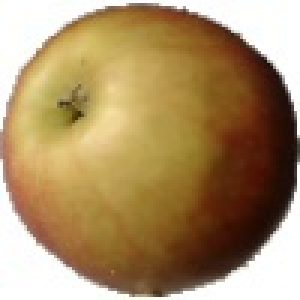
#> input picture data/Training/Apple Red 2/r_135_100.jpg, 100 x 100 px (shown 3 times larger); its folder holds only this picture in this run
$ jupyter execute --allow-errors main.ipynb   (older library calls are emulated)
#> lines starting #> are read from the running program, lines starting #| are printed output that depends on the picture; after the words box and inside, x2 and y2 are one past the last pixel; in counts of white or black regions, pixels touching at a corner belong together
# Biblioteki

[cell 1]
import os
import cv2
import random
import numpy as np
from sklearn.preprocessing import LabelEncoder
from sklearn.neighbors import KNeighborsClassifier
from sklearn.metrics import accuracy_score, classification_report, confusion_matrix
import matplotlib.pyplot as plt
from skimage.feature import graycoprops
from skimage.feature.texture import graycomatrix
from sklearn.svm import SVC

# Wyrównanie liczby obrazów dla wszystkich klas

[cell 2]
def balance_classes(data_dir):
#> called with data_dir = 'data/Training'
    class_folders = [os.path.join(data_dir, folder) for folder in os.listdir(data_dir) if os.path.isdir(os.path.join(data_dir, folder))]
    class_counts = {folder: len(os.listdir(folder)) for folder in class_folders}
    print(class_counts)

    min_count = min(class_counts.values())
    print(f"Balancing to {min_count} images per class in {data_dir}")

    for folder, count in class_counts.items():
        if count > min_count:
            files = os.listdir(folder)
            files_to_remove = random.sample(files, count - min_count)
            for file in files_to_remove:
                os.remove(os.path.join(folder, file))
                print(f"Removed {file} from {folder}")
#> pass 2 of the loop in balance_classes, `for folder, count in class_counts.items():`:

training_path = 'data/Training'
test_path = 'data/Test'

balance_classes(training_path)
#> (the rest of this cell did not finish here and is left out)

#> further down, image is the input picture: shape (100, 100, 3); mean B, G, R 103.5, 144, 171.1

[cell 3]
data_dir = 'data/Training'
classes = os.listdir(data_dir)
print(f'Liczba klas: {len(classes)}')
print('Klasy:', classes)

# Ekstrakcja cech - funkcja

[cell 4]
def extract_features(image):
    import cv2
    import numpy as np
    from skimage.feature import graycomatrix, graycoprops

    # Resize dla pewnosci
    image = cv2.resize(image, (100, 100))

    # HSV
    hsv = cv2.cvtColor(image, cv2.COLOR_BGR2HSV)
#> hsv: shape (100, 100, 3); mean H, S, V 22.6, 126, 171.3
    hist = cv2.calcHist([hsv], [0, 1, 2], None, [8, 8, 8], [0, 180, 0, 256, 0, 256])
    cv2.normalize(hist, hist)
    hist_features = hist.flatten()
#> hist_features = 512 values, max 0.457 at index 7, min 0 at index 0, mean 0.00901

    # grayscale
    gray = cv2.cvtColor(image, cv2.COLOR_BGR2GRAY)
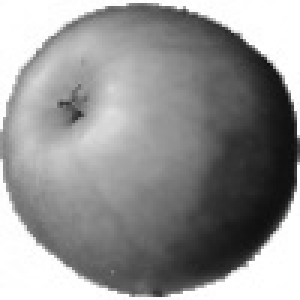
#> gray: shape (100, 100) (shown 3 times larger); min 14, max 255, mean 147.5

    # GLCM
    glcm = graycomatrix(gray, distances=[1], angles=[0], levels=256, symmetric=True, normed=True)
    contrast = graycoprops(glcm, 'contrast')[0, 0]
#> contrast = 291.7
    dissimilarity = graycoprops(glcm, 'dissimilarity')[0, 0]
#> dissimilarity = 5.95
    homogeneity = graycoprops(glcm, 'homogeneity')[0, 0]
#> homogeneity = 0.331
    energy = graycoprops(glcm, 'energy')[0, 0]
#> energy = 0.095
    correlation = graycoprops(glcm, 'correlation')[0, 0]
#> correlation = 0.974
    ASM = graycoprops(glcm, 'ASM')[0, 0]
#> ASM = 0.00902
    texture_features = [contrast, dissimilarity, homogeneity, energy, correlation, ASM]
#> texture_features = [291.7, 5.95, 0.331, 0.095, 0.974, 0.00902]

    # Canny
    median_val = np.median(gray)
#> median_val = 146
    lower_thresh = int(max(0, (1.0 - 0.33) * median_val))
#> lower_thresh = 97
    upper_thresh = int(min(255, (1.0 + 0.33) * median_val))
#> upper_thresh = 194
    edges = cv2.Canny(gray, threshold1=lower_thresh, threshold2=upper_thresh)
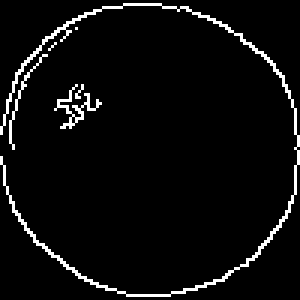
#> edges: shape (100, 100) (shown 3 times larger); 4.7% white in thin lines or dots
    edge_density = np.sum(edges) / (edges.shape[0] * edges.shape[1])
#> edge_density = 11.93

    # Identyfikacja ksztaltow
    contours, _ = cv2.findContours(edges, cv2.RETR_EXTERNAL, cv2.CHAIN_APPROX_SIMPLE)
#> contours = 6 contours, 5 with area under 20; largest, box (x1, y1, x2, y2) and area: (0, 1, 100, 99) 88
    shape_features = []
    if contours:
        largest_contour = max(contours, key=cv2.contourArea)
#> largest_contour = contour of 291 points, box (x1, y1, x2, y2) (0, 1, 100, 99), area 88
        perimeter = cv2.arcLength(largest_contour, True)
#> perimeter = 654.3
        approx = cv2.approxPolyDP(largest_contour, 0.04 * perimeter, True)
#> approx = [[34, 2], [0, 44], [61, 2], [96, 69], [56, 98], [4, 70], [74, 93], [94, 25]]
        if len(approx) == 3:
            shape_features = [1, 0, 0, 0]  # trójkąt
        elif len(approx) == 4:
            shape_features = [0, 1, 0, 0]  # czwotokąt
        elif len(approx) > 4:
            shape_features = [0, 0, 1, 0]  # koło/owal
        else:
            shape_features = [0, 0, 0, 1]  # nieznany kształt
    else:
        shape_features = [0, 0, 0, 1]  # nieznany kształt - brak konturów

    # RGB
    chans = cv2.split(image)
    hist_rgb = []
    for chan in chans:
        hist = cv2.calcHist([chan], [0], None, [256], [0, 256])
        cv2.normalize(hist, hist)
        hist_rgb.extend(hist.flatten())
#> this loop made 3 passes
#> after the loop, hist_rgb = 768 values, max 0.898 at index 511, min 0 at index 170, mean 0.0261

    # Merge
    features = np.hstack([hist_features, texture_features, edge_density, shape_features, hist_rgb])
#> features = 1291 values, max 291.7 at index 512, min 0 at index 0, mean 0.261

    return features

# Ekstrakcja cech - train

[cell 5]
X_train = []
y_train = []

for label in classes:
    path = os.path.join(data_dir, label)
    for img_name in os.listdir(path):
        print(f'processing: {img_name}')
        img_path = os.path.join(path, img_name)
        image = cv2.imread(img_path)
        features = extract_features(image)
        X_train.append(features)
        y_train.append(label)
#> pass 2 of the loop `for label in classes:`:
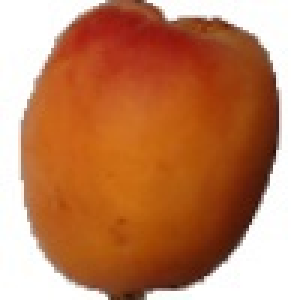
#> input picture data/Training/Apricot 1/146_100.jpg, 100 x 100 px (shown 3 times larger)
#> image is the input picture: shape (100, 100, 3); mean B, G, R 96, 131.1, 191.7
#> hsv: shape (100, 100, 3); mean H, S, V 18.7, 148.4, 191.9
#> hist_features = 512 values, max 0.563 at index 7, min 0 at index 0, mean 0.00666
#> in extract_features (call 2), `gray = cv2.cvtColor(image, cv2.COLOR_BGR2GRAY)`:
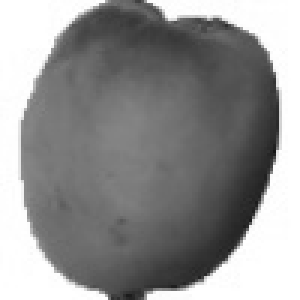
#> gray: shape (100, 100) (shown 3 times larger); min 20, max 255, mean 145.3
#> contrast = 300.4
#> dissimilarity = 5
#> homogeneity = 0.462
#> energy = 0.136
#> correlation = 0.973
#> ASM = 0.0184
#> texture_features = [300.4, 5, 0.462, 0.136, 0.973, 0.0184]
#> median_val = 115
#> lower_thresh = 77
#> upper_thresh = 152
#> in extract_features (call 2), `edges = cv2.Canny(gray, threshold1=lower_thresh, threshold2=upper_thre..`:
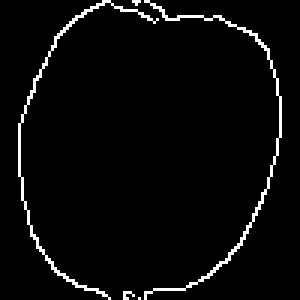
#> edges: shape (100, 100) (shown 3 times larger); 3.5% white in thin lines or dots, all inside (x1, y1, x2, y2) = (6, 0, 94, 100)
#> edge_density = 9.05
#> contours = 5 contours, 3 with area under 20; largest, box (x1, y1, x2, y2) and area: (6, 0, 53, 100) 37, (48, 0, 94, 100) 34
#> largest_contour = contour of 134 points, box (x1, y1, x2, y2) (6, 0, 53, 100), area 37
#> perimeter = 302.7
#> approx = [[34, 0], [6, 58], [36, 99], [6, 58], [18, 13], [52, 6]]
#> the loop in extract_features (call 2), `for chan in chans:` made 3 passes
#> after the loop in extract_features (call 2), `for chan in chans:`: hist_rgb = 768 values, max 0.906 at index 511, min 0 at index 83, mean 0.0185
#> in extract_features (call 2), `features = np.hstack([hist_features, texture_features, edge_density, s..`: features = 1291 values, max 300.4 at index 512, min 0 at index 0, mean 0.259

X_train = np.array(X_train)
y_train = np.array(y_train)

# Ekstrakcja cech - test

[cell 6]
data_dir_test = 'data/Test'
X_test = []
y_test = []
image_paths_test = []

for label in classes:
    path = os.path.join(data_dir_test, label)
    for img_name in os.listdir(path):
        print(f'processing: {img_name}')
        img_path = os.path.join(path, img_name)
        image = cv2.imread(img_path)
        features = extract_features(image)
#> in extract_features (call 3), `contours, _ = cv2.findContours(edges, cv2.RETR_EXTERNAL, cv2.CHAIN_APP..`: contours = 6 contours, 5 with area under 20; largest, box (x1, y1, x2, y2) and area: (0, 1, 100, 99) 88
#> features = 1291 values, max 291.7 at index 512, min 0 at index 0, mean 0.261
        X_test.append(features)
        y_test.append(label)
        image_paths_test.append(img_path)
#> pass 2 of the loop `for label in classes:`:
#> contours = 5 contours, 3 with area under 20; largest, box (x1, y1, x2, y2) and area: (6, 0, 53, 100) 37, (48, 0, 94, 100) 34
#> `features = extract_features(image)`: features = 1291 values, max 300.4 at index 512, min 0 at index 0, mean 0.259

X_test = np.array(X_test)
y_test = np.array(y_test)

# K-NN - szukanie najlepszego K

[cell 7]
def find_best_k(X_train, y_train, X_test, y_test, max_k):
#> called with X_train = array of shape (2, 1291), y_train = array of shape (2,), X_test = array of shape (2, 1291), y_test = array of shape (2,), max_k = 20
    best_k = 1
    best_accuracy = 0
    accuracy_per_k = []

    for k in range(1, max_k + 1):
        knn = KNeighborsClassifier(n_neighbors=k)
        knn.fit(X_train, y_train)
        y_pred_knn = knn.predict(X_test)
        accuracy = accuracy_score(y_test, y_pred_knn)
        accuracy_per_k.append((k, accuracy))

        if accuracy > best_accuracy:
            best_accuracy = accuracy
            best_k = k
#> this loop made 3 passes
#> (accuracy, best_accuracy) on pass 1: (1, 1)
#> accuracy on pass 2: 0.5
#> after the loop, accuracy_per_k = [(1, 1), (2, 0.5)]; best_accuracy = 1; best_k = 1

    return best_k, best_accuracy, accuracy_per_k

max_k = 20
#> (the rest of this cell did not finish here and is left out)

# K-NN

[cell 8]
label_encoder = LabelEncoder()
y_train_encoded = label_encoder.fit_transform(y_train)
y_test_encoded = label_encoder.transform(y_test)

knn = KNeighborsClassifier(n_neighbors=1)
knn.fit(X_train, y_train_encoded)

y_pred_knn_encoded = knn.predict(X_test)
#> y_pred_knn_encoded = [0, 1]
y_pred_knn = label_encoder.inverse_transform(y_pred_knn_encoded)

print('Accuracy K-NN:', accuracy_score(y_test, y_pred_knn))
#| Accuracy K-NN: 1.0
print('Classification Report K-NN:')
print(classification_report(y_test, y_pred_knn))
#|               precision    recall  f1-score   support
#|  Apple Red 2       1.00      1.00      1.00         1
#|    Apricot 1       1.00      1.00      1.00         1
#|     accuracy                           1.00         2
#|    macro avg       1.00      1.00      1.00         2
#| weighted avg       1.00      1.00      1.00         2

# K-NN Manhattan

[cell 9]
label_encoder = LabelEncoder()
y_train_encoded = label_encoder.fit_transform(y_train)
y_test_encoded = label_encoder.transform(y_test)

knn_manhattan = KNeighborsClassifier(n_neighbors=1, metric='manhattan')
knn_manhattan.fit(X_train, y_train_encoded)
y_pred_knn_manhattan_encoded = knn_manhattan.predict(X_test)
#> y_pred_knn_manhattan_encoded = [0, 1]

y_pred_knn_manhattan = label_encoder.inverse_transform(y_pred_knn_manhattan_encoded)

print('Accuracy K-NN (Manhattan, n_neighbors=1):', accuracy_score(y_test, y_pred_knn_manhattan))
#| Accuracy K-NN (Manhattan, n_neighbors=1): 1.0
print('Classification Report K-NN (Manhattan, n_neighbors=1):')
print(classification_report(y_test, y_pred_knn_manhattan))
#|               precision    recall  f1-score   support
#|  Apple Red 2       1.00      1.00      1.00         1
#|    Apricot 1       1.00      1.00      1.00         1
#|     accuracy                           1.00         2
#|    macro avg       1.00      1.00      1.00         2
#| weighted avg       1.00      1.00      1.00         2

# SVM

[cell 10]
svm_model = SVC(kernel='linear')
svm_model.fit(X_train, y_train)
y_pred_svm = svm_model.predict(X_test)

print('Accuracy SVM:', accuracy_score(y_test, y_pred_svm))
#| Accuracy SVM: 1.0
print('Classification Report SVM:')
print(classification_report(y_test, y_pred_svm))
#|               precision    recall  f1-score   support
#|  Apple Red 2       1.00      1.00      1.00         1
#|    Apricot 1       1.00      1.00      1.00         1
#|     accuracy                           1.00         2
#|    macro avg       1.00      1.00      1.00         2
#| weighted avg       1.00      1.00      1.00         2

# Macierz pomyłek - K-NN

[cell 11]
cm = confusion_matrix(y_test, y_pred_knn, labels=classes)
#> cm = [[1, 0], [0, 1]]
plt.figure(figsize=(12,12))
plt.imshow(cm, interpolation='nearest', cmap=plt.cm.Blues)
plt.title('Macierz pomyłek K-NN')
plt.colorbar()
tick_marks = np.arange(len(classes))
plt.xticks(tick_marks, classes, rotation=90)
plt.yticks(tick_marks, classes)
plt.tight_layout()
plt.ylabel('Etykieta rzeczywista')
plt.xlabel('Etykieta przewidywana')
plt.show()
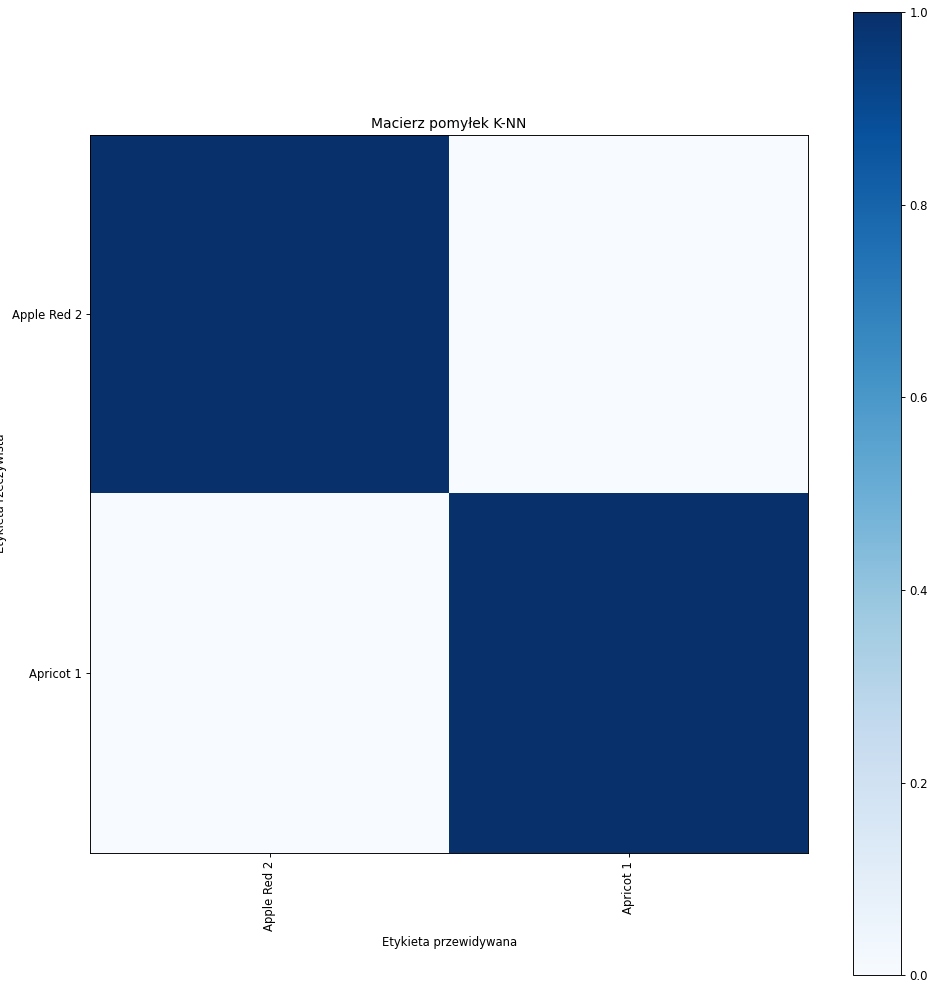
#> figure drawn by matplotlib, 2 panels

# Macierz pomyłek - K-NN - Manhattan

[cell 12]
cm = confusion_matrix(y_test, y_pred_knn_manhattan, labels=classes)
plt.figure(figsize=(12,12))
plt.imshow(cm, interpolation='nearest', cmap=plt.cm.Blues)
plt.title('Macierz pomyłek K-NN Manhattan')
plt.colorbar()
tick_marks = np.arange(len(classes))
plt.xticks(tick_marks, classes, rotation=90)
plt.yticks(tick_marks, classes)
plt.tight_layout()
plt.ylabel('Etykieta rzeczywista')
plt.xlabel('Etykieta przewidywana')
plt.show()

# Macierz pomyłek - SVM

[cell 13]
cm = confusion_matrix(y_test, y_pred_svm, labels=classes)
plt.figure(figsize=(12,12))
plt.imshow(cm, interpolation='nearest', cmap=plt.cm.Blues)
plt.title('Macierz pomyłek SVM')
plt.colorbar()
tick_marks = np.arange(len(classes))
plt.xticks(tick_marks, classes, rotation=90)
plt.yticks(tick_marks, classes)
plt.tight_layout()
plt.ylabel('Etykieta rzeczywista')
plt.xlabel('Etykieta przewidywana')
plt.show()

# --------- Przykłady ---------

# Histogram HSV

[cell 14]
def plot_histogram(image_path):
    image = cv2.imread(image_path)
    image = cv2.resize(image, (100, 100))

    hsv = cv2.cvtColor(image, cv2.COLOR_BGR2HSV)
    hist = cv2.calcHist([hsv], [0, 1, 2], None, [8, 8, 8], [0, 180, 0, 256, 0, 256])
    cv2.normalize(hist, hist)

    plt.figure(figsize=(8, 6))
    plt.title("Histogram HSV")
    plt.xlabel("Bin")
    plt.ylabel("Freq")
    plt.plot(hist.flatten())
    plt.show()

#> (the rest of this cell did not finish here and is left out)

# Histogram GLCM

[cell 15]
def plot_glcm_features(image_path):
    image = cv2.imread(image_path)
    image = cv2.resize(image, (100, 100))
    gray = cv2.cvtColor(image, cv2.COLOR_BGR2GRAY)

    glcm = graycomatrix(gray, distances=[1], angles=[0], levels=256,
                        symmetric=True, normed=True)

    contrast = graycoprops(glcm, 'contrast')[0, 0]
    dissimilarity = graycoprops(glcm, 'dissimilarity')[0, 0]
    homogeneity = graycoprops(glcm, 'homogeneity')[0, 0]
    energy = graycoprops(glcm, 'energy')[0, 0]
    correlation = graycoprops(glcm, 'correlation')[0, 0]

    features = {
        'Kontrast': contrast,
        'Niepodobieństwo': dissimilarity,
        'Jednorodność': homogeneity,
        'Energia': energy,
        'Korelacja': correlation
    }

    plt.figure(figsize=(10, 6))
    plt.bar(features.keys(), features.values())
    plt.title("Cechy tekstury (GLCM) - Apple Red 2")
    plt.ylabel("Częstotliwość")
    plt.show()

#> (the rest of this cell did not finish here and is left out)

# Histogram RGB

[cell 16]
image = cv2.imread('data/Training/Apple Red 2/0_100.jpg')
#> (the rest of this cell did not finish here and is left out)

# Canny

[cell 17]
def plot_edges(image_path):
    image = cv2.imread(image_path)
    image = cv2.resize(image, (100, 100))
    gray = cv2.cvtColor(image, cv2.COLOR_BGR2GRAY)

    median_val = np.median(gray)
    lower_thresh = int(max(0, (1.0 - 0.33) * median_val))
    upper_thresh = int(min(255, (1.0 + 0.33) * median_val))
    edges = cv2.Canny(gray, threshold1=lower_thresh, threshold2=upper_thresh)

    contours, _ = cv2.findContours(edges, cv2.RETR_EXTERNAL, cv2.CHAIN_APPROX_SIMPLE)
    if contours:
        largest_contour = max(contours, key=cv2.contourArea)
        perimeter = cv2.arcLength(largest_contour, True)
        approx = cv2.approxPolyDP(largest_contour, 0.04 * perimeter, True)
        if len(approx) == 3:
            object = "trójkąt"
        elif len(approx) == 4:
            object = "czworokąt"
        elif len(approx) > 4:
            object = "koło/owal"
        else:
            object = "nieznany kształt"
    else:
        object = "nieznany kształt"

    plt.figure(figsize=(6, 6))
    plt.title(f"Krawędzie (Canny), zidentyfikowany obiekt: {object}")
    plt.imshow(edges, cmap='gray')
    plt.axis('off')
    plt.show()

#> (the rest of this cell did not finish here and is left out)

# Najczęściej źle klasyfikowane obiekty - SVM

[cell 18]
misclassified_indices = np.where(y_test != y_pred_svm)[0]
#> misclassified_indices = empty array

for i in misclassified_indices[:40]:
    img_path = image_paths_test[i]
    original_image = cv2.imread(img_path)
    original_image = cv2.cvtColor(original_image, cv2.COLOR_BGR2RGB)

    plt.imshow(original_image)
    plt.title(f"True: {y_test[i]}, Predicted: {y_pred_svm[i]}")
    plt.axis('off')
    plt.show()

# Live demo

[cell 19]
def live_demo(image_path):
    image = cv2.imread(image_path)
    features = extract_features(image)
    features = np.array(features).reshape(1, -1)
    predicted_class = svm_model.predict(features)

    return predicted_class

[cell 20]
path = 'data/Test/Pear 1/36_100.jpg'
#> (the rest of this cell did not finish here and is left out)

[cell 21]
path = 'data/Test/Orange 1/4_100.jpg'
#> (the rest of this cell did not finish here and is left out)

print(f"Przewidziana klasa dla obrazu {path}': {predicted_class[0]}")

[cell 22]
path = 'data/Test/Watermelon 1/125_100.jpg'
#> (the rest of this cell did not finish here and is left out)
